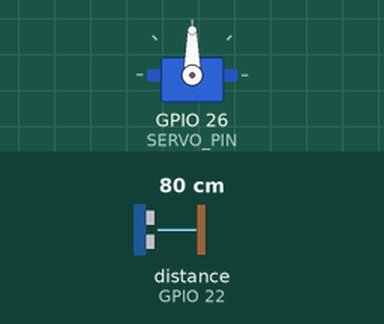
The sketch below on a simulated ESP32. On the bench: servo. Wiring (inferred from the names in the program): ultrasonic range finder: trigger GPIO 23; echo GPIO 22. The test bench sets the inputs (shaded band); at power-on: distance to the obstacle (sensor on GPIO 22) 80 cm. The echo pulse lasts 58.3 µs per cm; WiFi joins after 1.5 s; servers stay silent unless stated; what the sketch prints to the serial monitor is not drawn.

Above: at 2.7 s.
2.8 s: distance to the obstacle (sensor on GPIO 22) set to 13 cm
5.0 s: distance to the obstacle (sensor on GPIO 22) set to 10 cm
At 7.3 s:
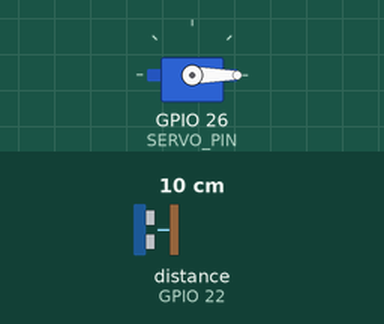
8.1 s: distance to the obstacle (sensor on GPIO 22) set to 18 cm
At 9.3 s:
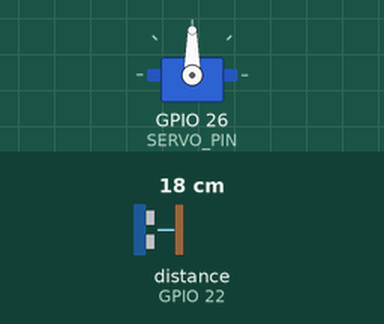
10.3 s: distance to the obstacle (sensor on GPIO 22) set to 2 cm
At 11.9 s:
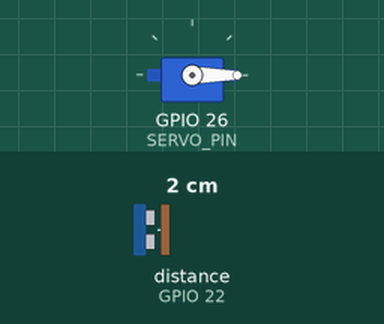
Timing chart, 0 to 13.4 s (numbered marks = the images above; inputs shaded):
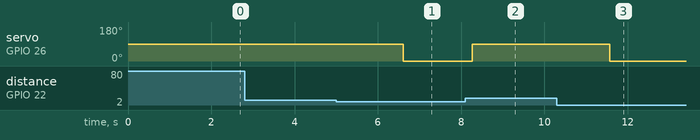

The sketch:

esp32andultrasonicsensor_and_servomotor.ino
```cpp
#include <Arduino.h>
#include <WiFi.h>
#include <Firebase_ESP_Client.h>
#include "addons/TokenHelper.h"
#include "addons/RTDBHelper.h"
#include <ESP32Servo.h>

#define TRIG_PIN  23  // ESP32 pin GPIO23 connected to Ultrasonic Sensor's TRIG pin
#define ECHO_PIN  22  // ESP32 pin GPIO22 connected to Ultrasonic Sensor's ECHO pin
#define SERVO_PIN 26  // ESP32 pin GPIO26 connected to Servo Motor's pin
const int DISTANCE_THRESHOLD = 10; // centimeters

Servo myservo;

// Insert your network credentials
#define WIFI_SSID "RedmiNote11"
#define WIFI_PASSWORD "sanjana123"

// Insert Firebase project API Key
#define API_KEY "AIzaSyDJ8bocu6ib-xlKEpft7n5ENyigvkMz7w8"

// Insert RTDB URL
#define DATABASE_URL "https://ultrasonicsensorandservomotor-default-rtdb.firebaseio.com/"

// Define Firebase Data object
FirebaseData fbdo;

FirebaseAuth auth;
FirebaseConfig config;

unsigned long sendDataPrevMillis = 0;
bool signupOK = false;

void setup() {
  Serial.begin(115200);

  myservo.attach(SERVO_PIN);

  pinMode(TRIG_PIN, OUTPUT);
  pinMode(ECHO_PIN, INPUT);

  WiFi.begin(WIFI_SSID, WIFI_PASSWORD);
  Serial.print("Connecting to Wi-Fi");

  while (WiFi.status() != WL_CONNECTED){
    Serial.print(".");
    delay(300);
  }

  Serial.println();
  Serial.print("Connected with IP: ");
  Serial.println(WiFi.localIP());
  Serial.println();

  config.api_key = API_KEY;
  config.database_url = DATABASE_URL;

  if (Firebase.signUp(&config, &auth, "", "")){
    Serial.println("Firebase Authentication Successful");
    signupOK = true;
  }
  else{
    Serial.printf("Firebase Authentication Failed: %s\n", config.signer.signupError.message.c_str());
  }

  config.token_status_callback = tokenStatusCallback;
  Firebase.begin(&config, &auth);
  Firebase.reconnectWiFi(true);
}

void loop() {
  long duration, distance;

  // Trigger ultrasonic sensor
  digitalWrite(TRIG_PIN, LOW);
  delayMicroseconds(2);
  digitalWrite(TRIG_PIN, HIGH);
  delayMicroseconds(10);
  digitalWrite(TRIG_PIN, LOW);

  // Read the echo pulse
  duration = pulseIn(ECHO_PIN, HIGH);

  // Calculate distance in centimeters
  distance = duration * 0.034 / 2;

  // Print distance to Serial Monitor
  Serial.print("Distance: ");
  Serial.print(distance);
  Serial.println(" cm");

  // Move servo based on distance and update to Firebase
  if (Firebase.ready() && signupOK && (millis() - sendDataPrevMillis > 1000 || sendDataPrevMillis == 0)) {
    sendDataPrevMillis = millis();

    // Update distance in Firebase
    if (Firebase.RTDB.setInt(&fbdo, "Distance", distance)) {
      Serial.println("Distance updated to Firebase");
    } else {
      Serial.println("Failed to update distance to Firebase");
      Serial.println("REASON: " + fbdo.errorReason());
    }

    // Move servo based on distance
    if (distance > DISTANCE_THRESHOLD) {
      myservo.write(90); // Adjust the angle as needed
      delay(500);
    } else {
      myservo.write(0);  // Adjust the angle as needed
      delay(500);
    }
  }

  delay(1000);  // Delay between distance measurements
}
```

Measured:
- the behaviour switches between 12 and 11 cm on distance to the obstacle (sensor on GPIO 22) (found by bisection; images 0 and 1)
- after the input at 2.8 s, every drawn part: stays the same
- after the input at 5.0 s, servo on GPIO 26 (SERVO_PIN): 90° → 0° after 1.6 s
- after the input at 8.1 s, servo on GPIO 26 (SERVO_PIN): 0° → 90° after 0.17 s
- after the input at 10.3 s, servo on GPIO 26 (SERVO_PIN): 90° → 0° after 1.3 s
